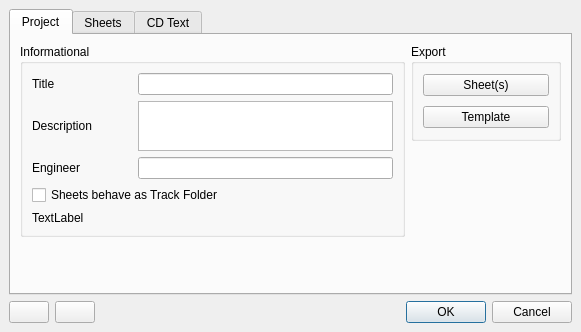
<?xml version="1.0" encoding="UTF-8"?>
<ui version="4.0">
 <class>ProjectManagerDialog</class>
 <widget class="QDialog" name="ProjectManagerDialog">
  <property name="geometry">
   <rect>
    <x>0</x>
    <y>0</y>
    <width>581</width>
    <height>332</height>
   </rect>
  </property>
  <property name="maximumSize">
   <size>
    <width>600</width>
    <height>500</height>
   </size>
  </property>
  <property name="windowTitle">
   <string>Dialog</string>
  </property>
  <layout class="QVBoxLayout">
   <property name="spacing">
    <number>6</number>
   </property>
   <property name="margin" stdset="0">
    <number>9</number>
   </property>
   <item>
    <widget class="QTabWidget" name="tabWidget">
     <property name="currentIndex">
      <number>0</number>
     </property>
     <widget class="QWidget" name="tab_4">
      <attribute name="title">
       <string>Project</string>
      </attribute>
      <layout class="QGridLayout">
       <property name="margin" stdset="0">
        <number>9</number>
       </property>
       <property name="spacing">
        <number>6</number>
       </property>
       <item row="0" column="0" rowspan="2">
        <widget class="QGroupBox" name="groupBox_3">
         <property name="title">
          <string>Informational</string>
         </property>
         <layout class="QVBoxLayout" name="verticalLayout">
          <item>
           <layout class="QHBoxLayout">
            <property name="spacing">
             <number>6</number>
            </property>
            <property name="margin" stdset="0">
             <number>0</number>
            </property>
            <item>
             <widget class="QLabel" name="label_3">
              <property name="minimumSize">
               <size>
                <width>100</width>
                <height>0</height>
               </size>
              </property>
              <property name="text">
               <string>Title</string>
              </property>
             </widget>
            </item>
            <item>
             <widget class="QLineEdit" name="lineEditTitle">
              <property name="enabled">
               <bool>true</bool>
              </property>
              <property name="acceptDrops">
               <bool>true</bool>
              </property>
             </widget>
            </item>
           </layout>
          </item>
          <item>
           <layout class="QHBoxLayout">
            <property name="spacing">
             <number>6</number>
            </property>
            <property name="margin" stdset="0">
             <number>0</number>
            </property>
            <item>
             <widget class="QLabel" name="label">
              <property name="minimumSize">
               <size>
                <width>100</width>
                <height>0</height>
               </size>
              </property>
              <property name="text">
               <string>Description</string>
              </property>
             </widget>
            </item>
            <item>
             <widget class="QTextEdit" name="descriptionTextEdit">
              <property name="maximumSize">
               <size>
                <width>16777215</width>
                <height>50</height>
               </size>
              </property>
             </widget>
            </item>
           </layout>
          </item>
          <item>
           <layout class="QHBoxLayout">
            <property name="spacing">
             <number>6</number>
            </property>
            <property name="margin" stdset="0">
             <number>0</number>
            </property>
            <item>
             <widget class="QLabel" name="label_2">
              <property name="minimumSize">
               <size>
                <width>100</width>
                <height>0</height>
               </size>
              </property>
              <property name="text">
               <string>Engineer</string>
              </property>
             </widget>
            </item>
            <item>
             <widget class="QLineEdit" name="lineEdit"/>
            </item>
           </layout>
          </item>
          <item>
           <widget class="QCheckBox" name="sheetsAreTrackFolderCheckBox">
            <property name="text">
             <string>Sheets behave as Track Folder</string>
            </property>
           </widget>
          </item>
          <item>
           <widget class="QLabel" name="createdDateLabel">
            <property name="text">
             <string>TextLabel</string>
            </property>
           </widget>
          </item>
         </layout>
        </widget>
       </item>
       <item row="0" column="1">
        <widget class="QGroupBox" name="groupBox">
         <property name="minimumSize">
          <size>
           <width>150</width>
           <height>0</height>
          </size>
         </property>
         <property name="title">
          <string>Export</string>
         </property>
         <layout class="QVBoxLayout">
          <property name="spacing">
           <number>9</number>
          </property>
          <property name="margin" stdset="0">
           <number>9</number>
          </property>
          <item>
           <widget class="QPushButton" name="sheetsExportButton">
            <property name="text">
             <string>Sheet(s)</string>
            </property>
           </widget>
          </item>
          <item>
           <widget class="QPushButton" name="exportTemplateButton">
            <property name="text">
             <string>Template</string>
            </property>
           </widget>
          </item>
         </layout>
        </widget>
       </item>
       <item row="1" column="1" rowspan="2">
        <spacer>
         <property name="orientation">
          <enum>Qt::Vertical</enum>
         </property>
         <property name="sizeHint" stdset="0">
          <size>
           <width>20</width>
           <height>40</height>
          </size>
         </property>
        </spacer>
       </item>
       <item row="2" column="0">
        <spacer>
         <property name="orientation">
          <enum>Qt::Vertical</enum>
         </property>
         <property name="sizeType">
          <enum>QSizePolicy::Maximum</enum>
         </property>
         <property name="sizeHint" stdset="0">
          <size>
           <width>385</width>
           <height>20</height>
          </size>
         </property>
        </spacer>
       </item>
      </layout>
     </widget>
     <widget class="QWidget" name="tab">
      <attribute name="title">
       <string>Sheets</string>
      </attribute>
      <layout class="QHBoxLayout" name="horizontalLayout_2">
       <item>
        <layout class="QVBoxLayout" name="verticalLayout_4">
         <item>
          <widget class="QTreeWidget" name="treeSheetWidget">
           <property name="sizePolicy">
            <sizepolicy hsizetype="Fixed" vsizetype="Fixed">
             <horstretch>10</horstretch>
             <verstretch>5</verstretch>
            </sizepolicy>
           </property>
           <property name="minimumSize">
            <size>
             <width>330</width>
             <height>120</height>
            </size>
           </property>
           <column>
            <property name="text">
             <string>Sheet Name</string>
            </property>
           </column>
           <column>
            <property name="text">
             <string>Tracks</string>
            </property>
           </column>
           <column>
            <property name="text">
             <string>Length</string>
            </property>
           </column>
          </widget>
         </item>
         <item>
          <spacer name="verticalSpacer">
           <property name="orientation">
            <enum>Qt::Vertical</enum>
           </property>
           <property name="sizeHint" stdset="0">
            <size>
             <width>20</width>
             <height>40</height>
            </size>
           </property>
          </spacer>
         </item>
        </layout>
       </item>
       <item>
        <layout class="QVBoxLayout" name="verticalLayout_3">
         <item>
          <widget class="QGroupBox" name="groupBox_4">
           <property name="title">
            <string>Selected Sheet</string>
           </property>
           <layout class="QVBoxLayout" name="verticalLayout_2">
            <item>
             <widget class="QLineEdit" name="selectedSheetName">
              <property name="minimumSize">
               <size>
                <width>0</width>
                <height>0</height>
               </size>
              </property>
             </widget>
            </item>
            <item>
             <widget class="QFrame" name="sheetAudioSourcesFrame">
              <layout class="QHBoxLayout" name="horizontalLayout">
               <item>
                <widget class="QLineEdit" name="sheetAudioSourcesDirLineEdit"/>
               </item>
               <item>
                <widget class="QPushButton" name="sheetAudioSourcesPushButton">
                 <property name="text">
                  <string/>
                 </property>
                </widget>
               </item>
              </layout>
             </widget>
            </item>
            <item>
             <layout class="QHBoxLayout">
              <property name="spacing">
               <number>6</number>
              </property>
              <property name="margin" stdset="0">
               <number>0</number>
              </property>
              <item>
               <widget class="QPushButton" name="deleteSheetButton">
                <property name="text">
                 <string>Delete</string>
                </property>
                <property name="autoDefault">
                 <bool>false</bool>
                </property>
               </widget>
              </item>
              <item>
               <spacer>
                <property name="orientation">
                 <enum>Qt::Horizontal</enum>
                </property>
                <property name="sizeType">
                 <enum>QSizePolicy::Minimum</enum>
                </property>
                <property name="sizeHint" stdset="0">
                 <size>
                  <width>1</width>
                  <height>20</height>
                 </size>
                </property>
               </spacer>
              </item>
              <item>
               <widget class="QPushButton" name="renameSheetButton">
                <property name="text">
                 <string>Rename</string>
                </property>
               </widget>
              </item>
             </layout>
            </item>
           </layout>
          </widget>
         </item>
         <item>
          <widget class="QGroupBox" name="groupBox_2">
           <property name="title">
            <string>New Sheet</string>
           </property>
           <layout class="QHBoxLayout">
            <property name="spacing">
             <number>6</number>
            </property>
            <property name="margin" stdset="0">
             <number>9</number>
            </property>
            <item>
             <layout class="QHBoxLayout">
              <property name="spacing">
               <number>6</number>
              </property>
              <property name="margin" stdset="0">
               <number>0</number>
              </property>
              <item>
               <widget class="QPushButton" name="createSheetButton">
                <property name="text">
                 <string>Create new Sheet</string>
                </property>
               </widget>
              </item>
             </layout>
            </item>
           </layout>
          </widget>
         </item>
         <item>
          <spacer>
           <property name="orientation">
            <enum>Qt::Vertical</enum>
           </property>
           <property name="sizeHint" stdset="0">
            <size>
             <width>20</width>
             <height>40</height>
            </size>
           </property>
          </spacer>
         </item>
        </layout>
       </item>
      </layout>
     </widget>
     <widget class="QWidget" name="cdtext">
      <attribute name="title">
       <string>CD Text</string>
      </attribute>
      <layout class="QGridLayout">
       <property name="margin" stdset="0">
        <number>9</number>
       </property>
       <property name="spacing">
        <number>6</number>
       </property>
       <item row="0" column="0">
        <widget class="QLabel" name="label_7">
         <property name="minimumSize">
          <size>
           <width>100</width>
           <height>0</height>
          </size>
         </property>
         <property name="text">
          <string>Performer</string>
         </property>
        </widget>
       </item>
       <item row="0" column="1" colspan="2">
        <widget class="QLineEdit" name="lineEditPerformer"/>
       </item>
       <item row="1" column="0">
        <widget class="QLabel" name="label_4">
         <property name="minimumSize">
          <size>
           <width>100</width>
           <height>0</height>
          </size>
         </property>
         <property name="text">
          <string>Disc ID:</string>
         </property>
        </widget>
       </item>
       <item row="1" column="1" colspan="2">
        <widget class="QLineEdit" name="lineEditId"/>
       </item>
       <item row="2" column="0">
        <widget class="QLabel" name="label_6">
         <property name="minimumSize">
          <size>
           <width>100</width>
           <height>0</height>
          </size>
         </property>
         <property name="text">
          <string>UPC EAN:</string>
         </property>
        </widget>
       </item>
       <item row="2" column="1" colspan="2">
        <widget class="QLineEdit" name="lineEditUPC"/>
       </item>
       <item row="3" column="0">
        <widget class="QLabel" name="label_5">
         <property name="minimumSize">
          <size>
           <width>100</width>
           <height>0</height>
          </size>
         </property>
         <property name="text">
          <string>Genre:</string>
         </property>
        </widget>
       </item>
       <item row="3" column="1">
        <widget class="QComboBox" name="comboBoxGenre">
         <item>
          <property name="text">
           <string>Unused</string>
          </property>
         </item>
         <item>
          <property name="text">
           <string>Undefined</string>
          </property>
         </item>
         <item>
          <property name="text">
           <string>Adult Contemporary</string>
          </property>
         </item>
         <item>
          <property name="text">
           <string>Alternative Rock</string>
          </property>
         </item>
         <item>
          <property name="text">
           <string>Childrens</string>
          </property>
         </item>
         <item>
          <property name="text">
           <string>Classical</string>
          </property>
         </item>
         <item>
          <property name="text">
           <string>Contemporary Christian</string>
          </property>
         </item>
         <item>
          <property name="text">
           <string>Country</string>
          </property>
         </item>
         <item>
          <property name="text">
           <string>Dance</string>
          </property>
         </item>
         <item>
          <property name="text">
           <string>Easy Listening</string>
          </property>
         </item>
         <item>
          <property name="text">
           <string>Erotic</string>
          </property>
         </item>
         <item>
          <property name="text">
           <string>Folk</string>
          </property>
         </item>
         <item>
          <property name="text">
           <string>Gospel</string>
          </property>
         </item>
         <item>
          <property name="text">
           <string>Hip Hop</string>
          </property>
         </item>
         <item>
          <property name="text">
           <string>Jazz</string>
          </property>
         </item>
         <item>
          <property name="text">
           <string>Latin</string>
          </property>
         </item>
         <item>
          <property name="text">
           <string>Musical</string>
          </property>
         </item>
         <item>
          <property name="text">
           <string>New Age</string>
          </property>
         </item>
         <item>
          <property name="text">
           <string>Opera</string>
          </property>
         </item>
         <item>
          <property name="text">
           <string>Operette</string>
          </property>
         </item>
         <item>
          <property name="text">
           <string>Pop Music</string>
          </property>
         </item>
         <item>
          <property name="text">
           <string>Rap</string>
          </property>
         </item>
         <item>
          <property name="text">
           <string>Reggae</string>
          </property>
         </item>
         <item>
          <property name="text">
           <string>Rock Music</string>
          </property>
         </item>
         <item>
          <property name="text">
           <string>Rhythm and Blues</string>
          </property>
         </item>
         <item>
          <property name="text">
           <string>Sound Effects</string>
          </property>
         </item>
         <item>
          <property name="text">
           <string>Spoken Word</string>
          </property>
         </item>
         <item>
          <property name="text">
           <string>World Music</string>
          </property>
         </item>
        </widget>
       </item>
       <item row="3" column="2">
        <spacer>
         <property name="orientation">
          <enum>Qt::Horizontal</enum>
         </property>
         <property name="sizeHint" stdset="0">
          <size>
           <width>40</width>
           <height>20</height>
          </size>
         </property>
        </spacer>
       </item>
       <item row="4" column="0">
        <widget class="QLabel" name="label_8">
         <property name="text">
          <string>Arranger</string>
         </property>
        </widget>
       </item>
       <item row="4" column="1" colspan="2">
        <widget class="QLineEdit" name="lineEditArranger"/>
       </item>
       <item row="5" column="0">
        <widget class="QLabel" name="label_9">
         <property name="text">
          <string>Songwriter</string>
         </property>
        </widget>
       </item>
       <item row="5" column="1" colspan="2">
        <widget class="QLineEdit" name="lineEditSongwriter"/>
       </item>
       <item row="6" column="0">
        <widget class="QLabel" name="label_10">
         <property name="text">
          <string>Message</string>
         </property>
        </widget>
       </item>
       <item row="6" column="1" colspan="2">
        <widget class="QLineEdit" name="lineEditMessage"/>
       </item>
      </layout>
     </widget>
    </widget>
   </item>
   <item>
    <layout class="QHBoxLayout">
     <property name="spacing">
      <number>6</number>
     </property>
     <property name="margin" stdset="0">
      <number>0</number>
     </property>
     <item>
      <layout class="QHBoxLayout" name="_2">
       <property name="spacing">
        <number>6</number>
       </property>
       <property name="margin" stdset="0">
        <number>0</number>
       </property>
       <item>
        <widget class="QPushButton" name="undoButton">
         <property name="maximumSize">
          <size>
           <width>16777215</width>
           <height>42</height>
          </size>
         </property>
         <property name="toolTip">
          <string>&lt;html&gt;&lt;head&gt;&lt;meta name=&quot;qrichtext&quot; content=&quot;1&quot; /&gt;&lt;style type=&quot;text/css&quot;&gt;
p, li { white-space: pre-wrap; }
&lt;/style&gt;&lt;/head&gt;&lt;body style=&quot; font-family:'Sans Serif'; font-size:9pt; font-weight:400; font-style:normal; text-decoration:none;&quot;&gt;
&lt;p style=&quot; margin-top:0px; margin-bottom:0px; margin-left:0px; margin-right:0px; -qt-block-indent:0; text-indent:0px;&quot;&gt;Undo last change&lt;/p&gt;&lt;/body&gt;&lt;/html&gt;</string>
         </property>
         <property name="text">
          <string/>
         </property>
        </widget>
       </item>
       <item>
        <widget class="QPushButton" name="redoButton">
         <property name="maximumSize">
          <size>
           <width>16777215</width>
           <height>42</height>
          </size>
         </property>
         <property name="toolTip">
          <string>&lt;html&gt;&lt;head&gt;&lt;meta name=&quot;qrichtext&quot; content=&quot;1&quot; /&gt;&lt;style type=&quot;text/css&quot;&gt;
p, li { white-space: pre-wrap; }
&lt;/style&gt;&lt;/head&gt;&lt;body style=&quot; font-family:'Sans Serif'; font-size:9pt; font-weight:400; font-style:normal; text-decoration:none;&quot;&gt;
&lt;p style=&quot; margin-top:0px; margin-bottom:0px; margin-left:0px; margin-right:0px; -qt-block-indent:0; text-indent:0px;&quot;&gt;Redo last change&lt;/p&gt;&lt;/body&gt;&lt;/html&gt;</string>
         </property>
         <property name="text">
          <string/>
         </property>
        </widget>
       </item>
      </layout>
     </item>
     <item>
      <widget class="QDialogButtonBox" name="buttonBox">
       <property name="orientation">
        <enum>Qt::Horizontal</enum>
       </property>
       <property name="standardButtons">
        <set>QDialogButtonBox::Cancel|QDialogButtonBox::Ok</set>
       </property>
      </widget>
     </item>
    </layout>
   </item>
  </layout>
 </widget>
 <resources/>
 <connections>
  <connection>
   <sender>buttonBox</sender>
   <signal>accepted()</signal>
   <receiver>ProjectManagerDialog</receiver>
   <slot>accept()</slot>
   <hints>
    <hint type="sourcelabel">
     <x>543</x>
     <y>250</y>
    </hint>
    <hint type="destinationlabel">
     <x>576</x>
     <y>219</y>
    </hint>
   </hints>
  </connection>
  <connection>
   <sender>buttonBox</sender>
   <signal>rejected()</signal>
   <receiver>ProjectManagerDialog</receiver>
   <slot>reject()</slot>
   <hints>
    <hint type="sourcelabel">
     <x>477</x>
     <y>254</y>
    </hint>
    <hint type="destinationlabel">
     <x>492</x>
     <y>240</y>
    </hint>
   </hints>
  </connection>
 </connections>
</ui>
